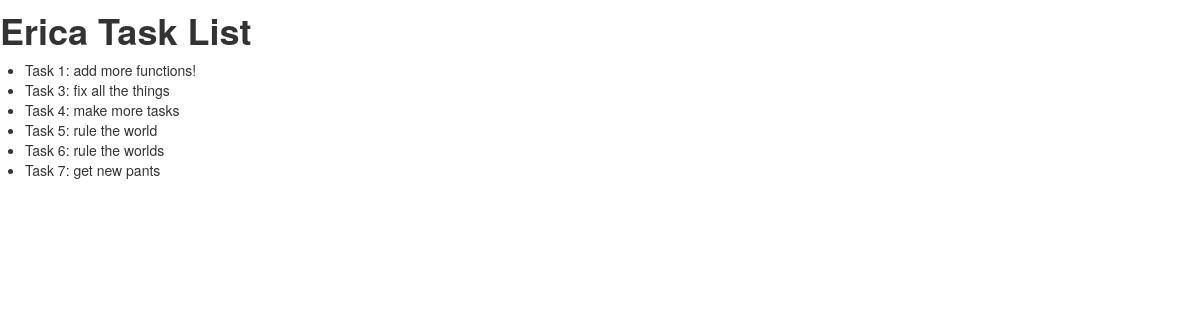
/tasks, run on an earlier commit of the app's database.
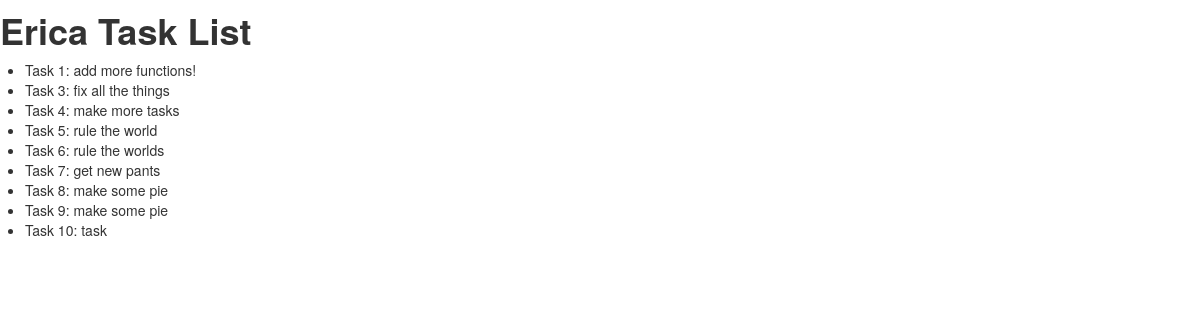
And on a later commit of the database.
### tables this page shows
CREATE TABLE `tasks` (
  `id` INTEGER primary key AUTOINCREMENT,
  `title` MEDIUMTEXT NULL DEFAULT NULL,
  `created_at` DATETIME NULL DEFAULT NULL,
  `completed_at` DATETIME NULL DEFAULT NULL,
  `user_id` INTEGER NULL DEFAULT NULL,
  FOREIGN KEY(user_id) REFERENCES `users`(`id`)
);

### tipsy.py (the view)
@app.route("/tasks")
def tasks():
    db = model.connect_db()
    tasks_from_db = model.get_tasks(db, None)
    return render_template('tasks.html', user_name="Erica", task_list=tasks_from_db)

### model.py (called while the page is built, shortened)
def connect_db():
    return sqlite3.connect("tipsy.db")

def get_tasks(db, u_id):
    c=db.cursor()
    fields = ['task id', 'title', 'date created', 'date completed', 'user id']
    tasks = []
    if u_id == None:
        query="""SELECT * FROM tasks"""
        c.execute(query)
        result=c.fetchall()
        for items in result:
            tasks.append(dict(zip(fields, items)))
        return tasks

### templates/tasks.html (shortened to what this page needs)
<html>
<head>
    <link rel="stylesheet" href="static/css/bootstrap.css" />
</head>
<body>
    <h1> {{ user_name }} Task List </h1>
<div>
    <ul>
    {% for item in task_list %}
        <li>Task {{item['task id'] }}: {{ item['title'] }}</li>
    {% endfor %}
    </ul>
</div>
</body>
</html>

What changed in the data, as far as the page shows it:
added tasks: id "8", title "make some pie"
added tasks: id "9", title "make some pie"
added tasks: id "10", title "task"
